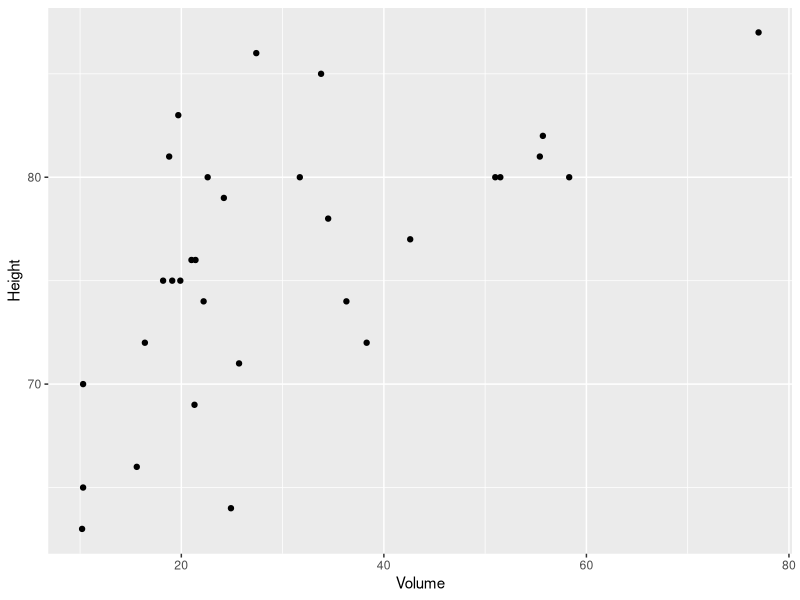
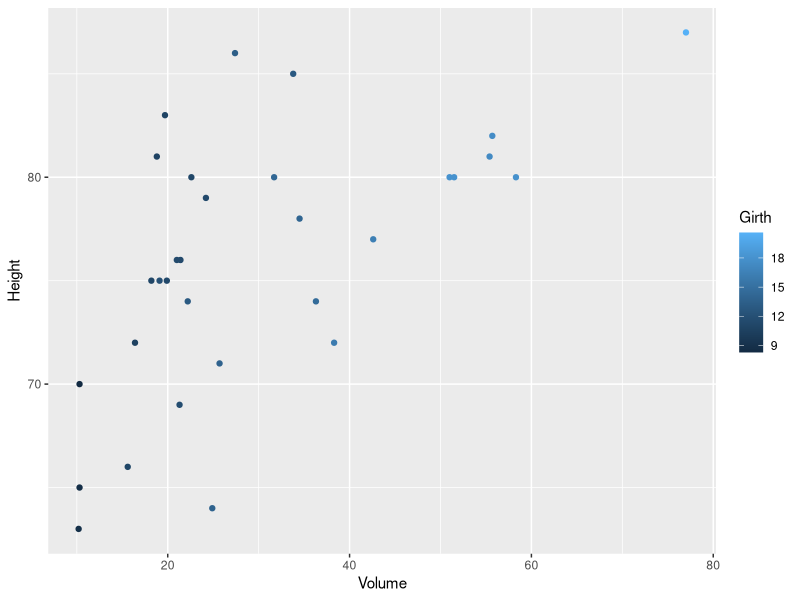

R code for these plots, in order:
## ---- chunk 1
knitr::opts_chunk$set(echo = TRUE)
## ---- chunk 2
library(tidyr)     # for the gather/spread commands
library(dplyr)     # for the join stuff
library(tidyverse) # dplyr, tidyr, ggplot2, etc.
library(ggplot2)
library(broom)
library(readxl)

library(lubridate) # handling of date and time objects
## ---- chunk 3
data(trees)

m1 <- lm(Volume~Height, trees)

## ---- chunk 4
summary(m1)
## ---- chunk 5
ggplot(trees, aes(x=Volume, y=Height))+
  geom_point()
## ---- chunk 6
ggplot(trees, aes(x=Volume, y=Height, colour = Girth))+
  geom_point()
## ---- chunk 7
